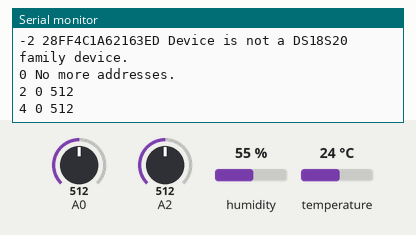
This sketch was run on a simulated Arduino Uno, built with avr-gcc and run on an emulated ATmega328P. On the bench: the last lines printed to the serial monitor. The inputs (shaded band) are chosen by the test bench; at power-on: humidity 55 %, A0 = 512, A2 = 512, temperature 24 °C.

Above: at 3.3 s.
3.4 s: humidity set to 22 %
At 4.83 s:
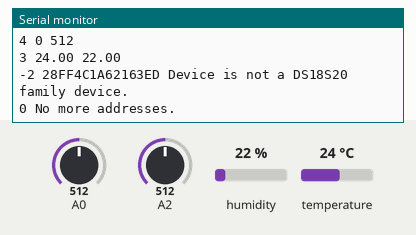
6.5 s: A0 set to 716
At 8.3 s:
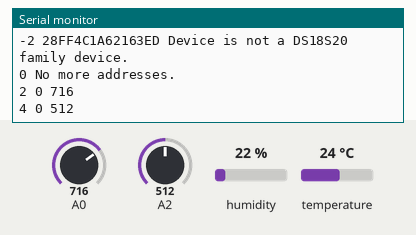
9.6 s: A2 set to 716
At 12.5 s:
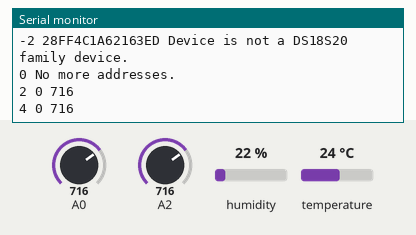
12.7 s: temperature set to 12 °C
At 13.97 s:
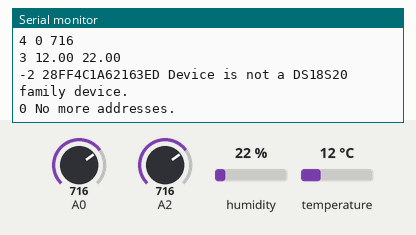
15.8 s: A0 set to 992
At 16.7 s:
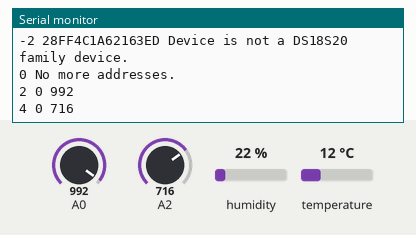
18.9 s: A2 set to 992
At 21.5 s:
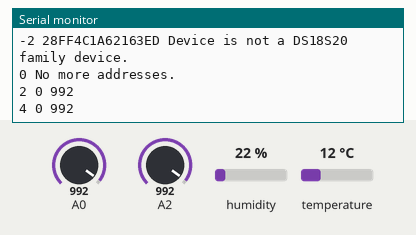
Timing chart, 0 to 23.0 s (numbered marks = the images above; inputs shaded):
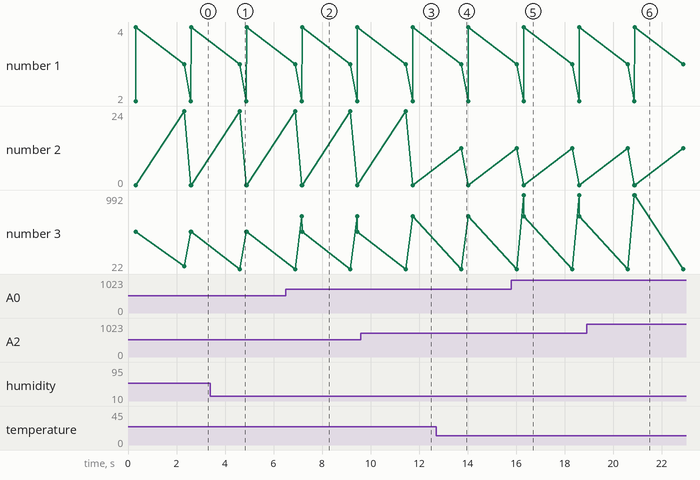

Measured:
- after the input at 3.4 s, the serial monitor: prints a new line after 1.2 s (image 1)
- after the input at 6.5 s, the serial monitor: prints a new line after 0.67 s (image 2)
- after the input at 9.6 s, the serial monitor: prints a new line after 2.1 s (image 3)
- after the input at 12.7 s, the serial monitor: prints a new line after 1.0 s (image 4)
- after the input at 15.8 s, the serial monitor: prints a new line after 0.51 s (image 5)
- after the input at 18.9 s, the serial monitor: prints a new line after 2.0 s (image 6)

The sketch:

StackEnvMon.ino
```cpp
#include <OneWire.h>
#include <DHT.h>

// Sketch to run on Arduino (Uno)
// monitoring environment in Stacken Computer Club server room
// using one or more Dallas DS18[S]20 temperature sensors,
// a DHT22 Temp+Humidity sensor
// and a Light Dependent Resistor to detect lights on/off

//Outputs serial lines in these formats:
// 0 <sp> Comment-text
// -n <sp> Error text for error n
// n <sp> data for type n:
//  1 sensor-addr(8HEX) temp(float w decimal point)
//  2 0 light-level(int 0..1023, close to 0 in darkness)
//  3 temp(float) humidity(float 0.0 .. 100.0)
//  4 0 doorlock(int 0..1023)

OneWire  ds(12);  // on pin 12 - RJ45 Twisted Pair connector
DHT  dht(8, DHT22);  // on pin 8 - coax cable
//LDR is connected from +3.3 to Analog 0, with a resistor to ground.

void setup(void) {
  Serial.begin(9600);
  Serial.print("0 StackEnvMon V3.0 stellanl@stacken.kth.se\n");
  dht.begin();
}


//Print a hardware address
void pa(byte *addr){
  for(byte i = 0; i < 8; i++) {
    Serial.print(addr[i], HEX);
  }
  Serial.print(" ");
}


void loop(void) {
  byte i;
  byte present = 0;
  byte data[12];
  byte addr[8];

  if ( !ds.search(addr)) {
      //We have read all the temp sensors
      Serial.print("0 No more addresses.\n");
      ds.reset_search();
      delay(250);
      //Read and send light+lock level
      int light = analogRead(A0);
      Serial.print("2 0 ");
      Serial.print(light,DEC);
      Serial.print("\n");
      int lock = analogRead(A2);
      Serial.print("4 0 ");
      Serial.print(lock,DEC);
      Serial.print("\n");

      // Wait a few seconds extra for DHT22 in case we had no DS sensors.
      delay(2000);

      // Reading temperature or humidity takes about 250 milliseconds!
      // Sensor readings may also be up to 2 seconds 'old' (its a very slow sensor)
      float h = dht.readHumidity();
      // Read temperature as Celsius
      float t = dht.readTemperature();

      // Check if any reads failed and exit early (to try again).
      if (isnan(h) || isnan(t)) {
        Serial.println("-4 Failed to read from DHT sensor!");
        return;
      }
      Serial.print("3 ");
      Serial.print(t);
      Serial.print(" ");
      Serial.print(h);
      Serial.print("\n");

      return;
  }

  if ( OneWire::crc8( addr, 7) != addr[7]) {
      Serial.print("-1 Search CRC is not valid!\n");
      return;
  }

  //address ok

  if ( addr[0] != 0x10) {//todo: support for DS18B22
      Serial.print("-2 ");
      pa(addr);
      Serial.print("Device is not a DS18S20 family device.\n");
      return;
  }

  //sensor ok, get data
  ds.reset();
  ds.select(addr);
//  ds.write(0x44,1);         // start conversion, with parasite power on at the end
  ds.write(0x44);         // start conversion, without parasite power on at the end

  delay(1000);     // maybe 750ms is enough, maybe not
  // we might do a ds.depower() here, but the reset will take care of it.

  present = ds.reset();
  ds.select(addr);
  ds.write(0xBE);         // Read Scratchpad

  for ( i = 0; i < 9; i++) {           // we need 9 bytes
    data[i] = ds.read();
//    Serial.print(data[i], HEX);//DEBUG
//    Serial.print(" ");
  }
  //check CRC
  if ( OneWire::crc8( data, 8) != data[8]) {
      Serial.print("-3 ");
      pa(addr);
      Serial.print("Data CRC is not valid!\n");
      return;
  }

  //decode and send temperature
  float t = ((data[0] & 0xfe) + 256*data[1])/2.0
           - 0.25 + (16-data[6])/16.0;
  Serial.print("1 ");//this is temp
  pa(addr);
  Serial.print(t);
  //end of the line
  Serial.print("\n");
}
```
